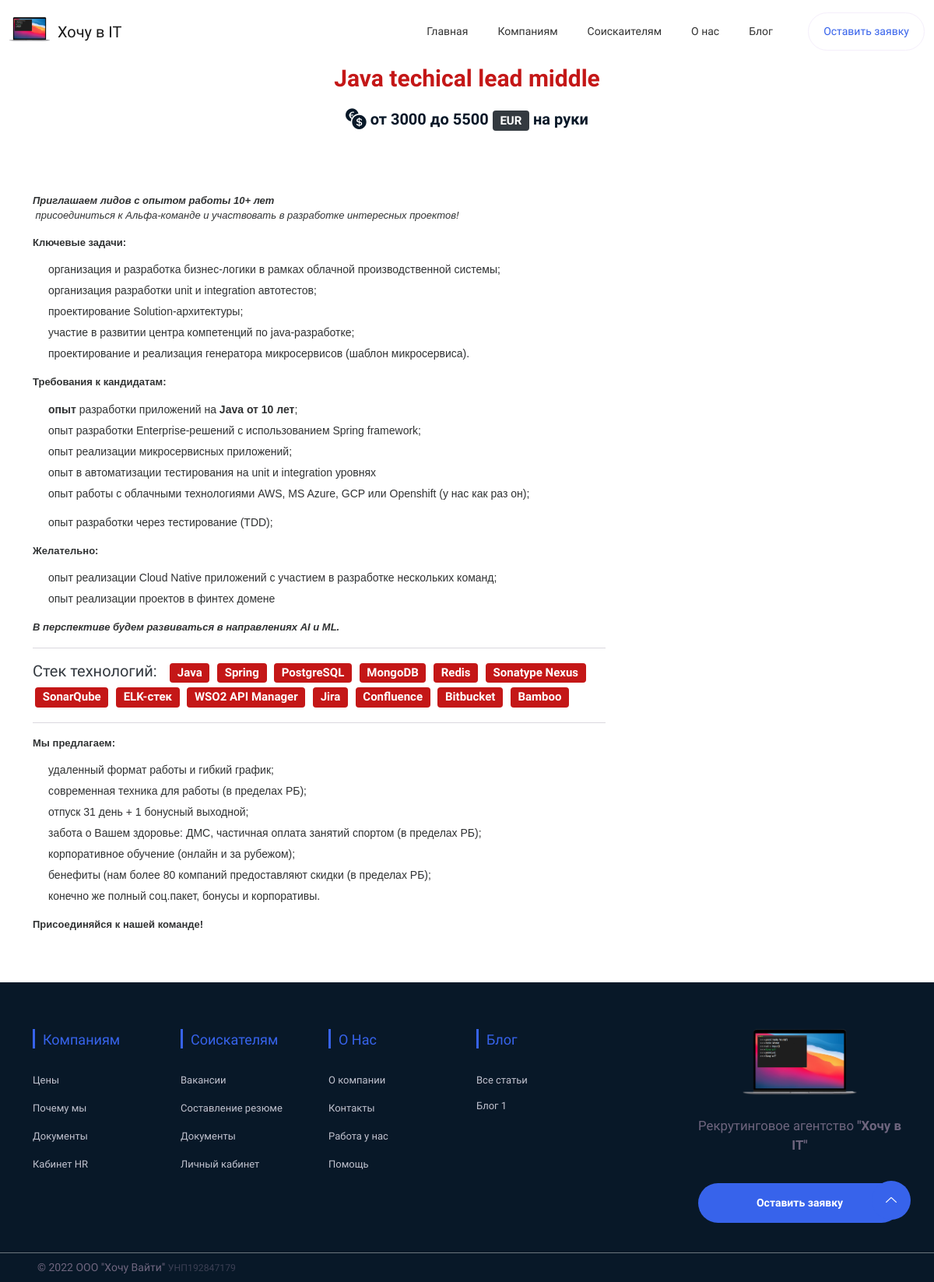
/vacancy/1/, run on the app's committed database.
### vacancy/models.py (models this page shows, shortened)
class Vacancy(models.Model):
    title = models.CharField("Название", max_length=200)
    color = models.CharField("Цвет публикации", max_length=10)
    text = models.TextField("Описание")
    salary_from = models.IntegerField("Вилка от")
    salary_to = models.IntegerField("Вилка до")
    currency = models.CharField("Валюта", max_length=500, choices=CURRENCY)
    grade = models.CharField("Грейд", max_length=500, choices=GRADE)
    stack = models.CharField("Технологии", max_length=500)
    benefits = models.TextField("Предложение и бонусы")
    vacancy_date = models.DateField("Дата публикации", default=timezone.now)
    activity = models.BooleanField('Активность', default=0)
    hot = models.BooleanField('Продвижение', default=0)
    @property
    def stack_splitted(self):
        return self.stack.split(", ")

### blog/models.py (models this page shows, shortened)
class Blog(models.Model):
    title = models.CharField("Название", max_length=200)
    post = models.TextField("Пост")
    image = models.ImageField("Изображение", upload_to='images',)
    blog_date = models.DateField("Дата публикации", default=timezone.now)
    draft = models.BooleanField('Статус', default=0)

### vacancy/views.py (the view)
# urls.py: path('vacancy/<int:pk>/', views.vacancy_detail, name='vacancy_detail'),
def vacancy_detail(request, pk):
    vacancy = get_object_or_404(Vacancy, pk=pk)
    menuposts = Blog.objects.filter(draft=1).order_by('-blog_date')[:3]
    return render(request, 'vacancy/detail.html', {'vacancy': vacancy, 'menuposts':menuposts})

### templates/vacancy/detail.html
{% extends 'home.html' %}
{% load static %}
{% block content %}
   <div class="latest-news-area section">
        <div class="container">
            <div class="row">
                <div class="col-12">
                    <div class="section-title">
                        <h3 class="wow fadeInUp pt-2" data-wow-delay=".3s" style="color: {{ vacancy.color }}">{{ vacancy.title }} {{ vacancy.grade }}
                        </h3>
                        <br>
                        <h5 class="wow fadeInUp" data-wow-delay=".7s"><i class="bi bi-currency-exchange fa-lg"></i> от {{ vacancy.salary_from }} до {{ vacancy.salary_to }} <b class="badge bg-dark">{{ vacancy.currency }}</b> на руки</h5>
                    </div>
                </div>
            </div>
            <div class="row">
            <div class="col-sm-12 col-md-9 col-lg-8">
                    <div class="single-news wow fadeInUp card card-cover my-auto border-0" style="border-radius:2em" data-wow-delay=".2s">
                        <div class="content-body">
                        {{ vacancy.text|safe }}
                            <hr>
                        <b class="text-dark h5">Стек технологий: &nbsp;</b>
                            {% for stack_splitted in vacancy.stack_splitted %}
                        <span class="badge" style="background-color: {{ vacancy.color }}; font-size: 15px; margin: 3px">{{ stack_splitted }}</span>
                            {% endfor %}
                            <hr>
                        {{ vacancy.benefits|safe }}
                        </div>
                </div>
            </div>
            <div class="col-md-3 col-lg-4">
            </div>
            </div>
        </div>
    </div>
{% endblock %}

### templates/footer.html (shortened to what this page needs)
{% load static %}
    <footer class="footer">
        <div class="footer-middle">
            <div class="container">
                <div class="row">
                    <div class="col-lg-2 col-md-4 col-sm-12">
                        <div class="single-footer f-link">
                            <h3>Компаниям</h3>
                            <ul>
                                <li><a href="price.html">Цены</a></li>
                                <li><a href="why.html">Почему мы</a></li>
                                <li><a href="docs.html">Документы</a></li>
                                <li><a href="access/">Кабинет HR</a></li>
                            </ul>
                        </div>
                    </div>
                    <div class="col-lg-2 col-md-4 col-sm-12">
                        <div class="single-footer f-link">
                            <h3>Соискателям</h3>
                            <ul>
                                <li><a href="{% url 'vacancy_list' %}">Вакансии</a></li>
                                <li><a href="upload.html">Составление резюме</a></li>
                                <li><a href="invate.html">Документы</a></li>
                                <li><a href="feedback.html">Личный кабинет</a></li>
                            </ul>
                        </div>
                    </div>
                    <div class="col-lg-2 col-md-4 col-sm-12">
                        <div class="single-footer f-link">
                            <h3>О нас</h3>
                            <ul>
                                <li><a href="about.html">О компании</a></li>
                                <li><a href="about.html#contacts">Контакты</a></li>
                                <li><a href="join.html">Работа у нас</a></li>
                                <li><a href="promo/">Помощь</a></li>
                            </ul>
                        </div>
                    </div>
                    <div class="col-lg-3 col-md-4 col-sm-12">
                        <div class="single-footer f-link text-truncate">
                            <h3>Блог</h3>
                            <ul>
                                <li><a href="{% url 'blog_list' %}">Все статьи</a></li>
                                            {% for menupost in menuposts %}
                                            <li><a href="blog/{{ menupost.id }}" class="text-truncate" style="margin-top: -2px; margin-bottom: -1px;">{{ menupost.title }}</a></li>
                                            {% endfor %}
                            </ul>
                        </div>
                    </div>
                    <div class="col-lg-3 col-md-6 col-sm-12">
                        <div class="f-about single-footer text-center">
                            <div class="logo">
                                <a href="index.html" class="text-center"><img src="{% static 'images/logo/big-logo.png' %}" alt="Logo" style="width: 56%"></a>
                            </div>
                            <span class="text-center"><big>Рекрутинговое агентство <strong>"Хочу в IT"</strong> </big></span>
                            <div class="footer-social">
                                        <div class="button w-100">
            <a class="btn w-100" data-bs-toggle="modal" data-bs-target="#exampleModal">Оставить заявку</a>
        </div>
                            </div>
                        </div>
                    </div>
                </div>
            </div>
        </div>
        <div class="footer-bottom">
            <div class="d-flex flex-column flex-md-row justify-content-between mx-auto py-2 mt-2 border-top border-secondary">
      <p class="my-auto mx-5 text-center">&copy; 2022 <span class="lang-49" data-label="LLC 'Want 2 IT'">ООО "Хочу Вайти"</span> <small style="opacity: 0.5">УНП192847179</small></p>
      </div>
        </div>
    </footer>
    <a href="#" class="scroll-top btn-hover">
        <i class="lni lni-chevron-up"></i>
    </a>

### data on the page
Vacancy: title "Java techical lead", grade "middle", salary_from "3000", salary_to "5500", currency "EUR", text "Приглашаем лидов с опытом работы 10+ лет присоединиться к Альфа-команде и участвовать в разработке интересных проектов ! Ключевые задачи: организация и разработка бизнес-логики в рамках облачной производственной системы; организация разработки unit и integration автотестов; проектирование Solution-архитектуры; участие в развитии центра компетенций по java-разработке; проектирование и реализация генератора микросервисов (шаблон микросервиса). Требования к кандидатам: опыт разработки приложений на Java от 10 лет ; опыт разработки Enterprise-решений с использованием Spring framework; опыт реализации микросервисных приложений; опыт в автоматизации тестирования на unit и integration уровнях опыт…", benefits "Мы предлагаем: удаленный формат работы и гибкий график; современная техника для работы (в пределах РБ); отпуск 31 день + 1 бонусный выходной; забота о Вашем здоровье: ДМС, частичная оплата занятий спортом (в пределах РБ); корпоративное обучение (онлайн и за рубежом); бенефиты (нам более 80 компаний предоставляют скидки (в пределах РБ); конечно же полный соц.пакет, бонусы и корпоративы. Присоединяйся к нашей команде!"
Blog: title "Блог 1"

### other printed values
{{ stack_splitted }} "Java" "Spring" "PostgreSQL" "MongoDB" "Redis" "Sonatype Nexus" "SonarQube" "ELK-стек" "WSO2 API Manager" "Jira" "Confluence" "Bitbucket" "Bamboo"
